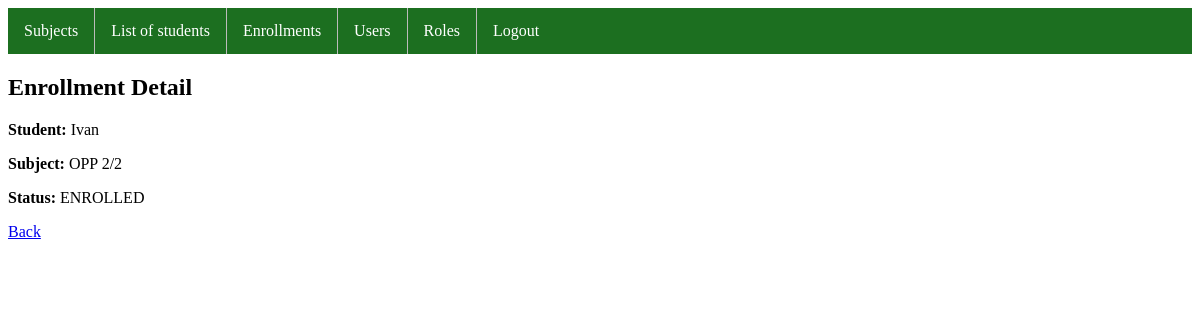
/app/enrollment_list/17/enrollment/69/ (signed in), run on the app's committed database.
### enroll_app/models.py (models this page shows, shortened)
class Enrollment(models.Model):
    CHOICES = (('ENROLLED', 'enrolled'), ('PASSED', 'passed'), ('FAILED', 'failed'))
    student = models.ForeignKey(User, on_delete=models.CASCADE, limit_choices_to={'role__name': 'STUDENT'})
    subject = models.ForeignKey(Subject, on_delete=models.CASCADE)
    status = models.CharField(max_length=50, choices=CHOICES, default='enrolled')
    class Meta:
        unique_together = ['student', 'subject']

class User(AbstractUser):
    STATUS = (('NONE', 'none'), ('REGULAR', 'regular'), ('EXTRAORDINARY', 'extraordinary'))
    role = models.ForeignKey(Role, on_delete=models.PROTECT, null=True)
    status = models.CharField(max_length=50, choices=STATUS, null=True)

class Subject(models.Model):
    CHOICES = (('YES', 'yes'), ('NO', 'no'))
    name = models.CharField(max_length=50, unique=True)
    code = models.CharField(max_length=50, unique=True)
    program = models.TextField()
    ects = models.IntegerField()
    sem_regular = models.IntegerField()
    sem_extraordinary = models.IntegerField()
    elective_subject = models.CharField(max_length=50, choices=CHOICES)
    professor = models.ForeignKey(User, on_delete=models.CASCADE, limit_choices_to={'role__name': 'PROFESSOR'})

### enroll_app/views.py (the view)
# urls.py: path('enrollment_list/<int:user_id>/enrollment/<int:pk>/', views.enrollment_detail, name='enrollment_detail'),
@login_required(login_url='enroll_app:user_login')
def enrollment_detail(request, pk, user_id):
    admin = check_is_admin(request.user)
    if admin:
        enrollment = get_object_or_404(Enrollment, pk=pk)
        user = get_object_or_404(User, pk=user_id)
        return render(request, 'enrollment_detail.html', {'user': user, 'enrollment': enrollment, 'is_admin':admin})
    else:
        return HttpResponse("ACCESS DENIED -  You're not ADMIN")

### enroll_app/views.py (called while the page is built)
def check_is_admin(user):
    return user.role.name == 'ADMIN' if user.role else False

### enroll_app/templates/enrollment_detail.html
{% extends 'base.html' %}
{% block content %}
<h2>Enrollment Detail</h2>
<p><strong>Student:</strong> {{ enrollment.student.username }}</p>
<p><strong>Subject:</strong> {{ enrollment.subject.name }}</p>
<p><strong>Status:</strong> {{ enrollment.status }}</p>
<a href="{% url 'enroll_app:enrollment_list' user.pk %}">Back</a>
{% endblock %}

### data on the page
Enrollment: student.username "Ivan", subject.name "OPP 2/2", status "ENROLLED"
